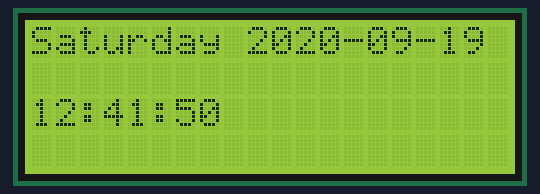
A sketch run on a simulated Arduino Uno, built with avr-gcc and run on an emulated ATmega328P. Parts: 20×4 character LCD. The local clock reads 2024-03-15 10:24:30 at power-on unless the sketch sets it.

Above: at 0.2 s.
At 4.3 s:
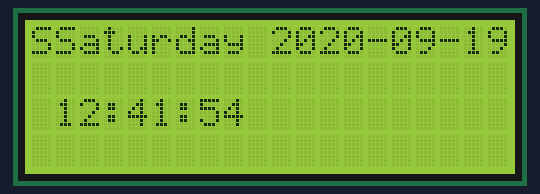
At 9.5 s:
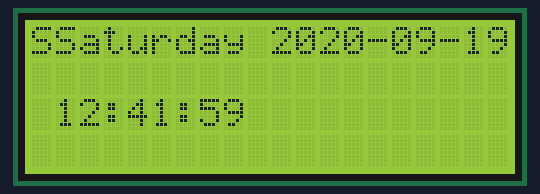
At 19.8 s:
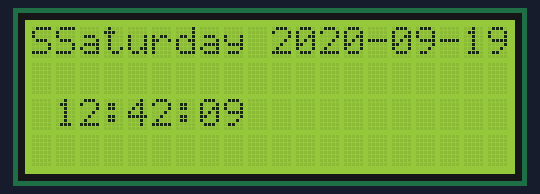
At 28.0 s:
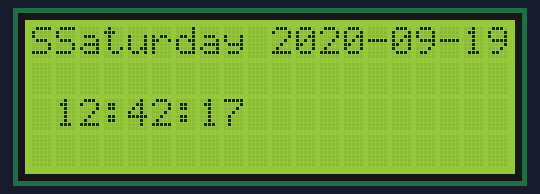
At 38.3 s:
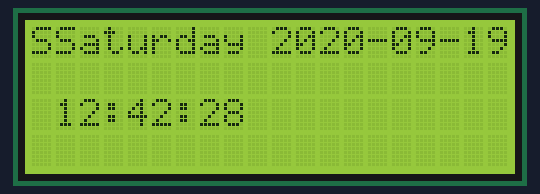

Measured:
- what the display in image 1 shows lasts 1.0 s, from 4.3 s to 5.3 s

The sketch:

LCD_CLOCK_BY_SHONJIT.ino
```cpp
// (licence header left out)
#include <stdio.h>
#include <DS1302.h>
#include <Wire.h>
#include <LiquidCrystal_I2C.h>

LiquidCrystal_I2C lcd(0x27,20,4);

namespace {

// Set the appropriate digital I/O pin connections. These are the pin
// assignments for the Arduino as well for as the DS1302 chip. See the DS1302
// datasheet:
//
//   http://datasheets.maximintegrated.com/en/ds/DS1302.pdf
const int kCePin   = 5;  // Chip Enable
const int kIoPin   = 6;  // Input/Output
const int kSclkPin = 7;  // Serial Clock

// Create a DS1302 object.
DS1302 rtc(kCePin, kIoPin, kSclkPin);

String dayAsString(const Time::Day day) {
  switch (day) {
    case Time::kSunday: return "Sunday";
    case Time::kMonday: return "Monday";
    case Time::kTuesday: return "Tuesday";
    case Time::kWednesday: return "Wednesday";
    case Time::kThursday: return "Thursday";
    case Time::kFriday: return "Friday";
    case Time::kSaturday: return "Saturday";
  }
  return "(unknown day)";
}

void printTime() {

  // Get the current time and date from the chip.
  Time t = rtc.time();

  // Name the day of the week.
  const String day = dayAsString(t.day);

  // Format the time and date and insert into the temporary buffer.
  char buf[50];
  snprintf(buf, sizeof(buf), "%s %04d-%02d-%02d %02d:%02d:%02d",
           day.c_str(),
           t.yr, t.mon, t.date,
           t.hr, t.min, t.sec);

  // Print the formatted string to serial so we can see the time.
  lcd.print(buf);
  lcd.setCursor(1,0);

}

}  // namespace

void setup() {
   lcd.init();                      // initialize the lcd
  lcd.init();
  // Print a message to the LCD.
  lcd.backlight();
  Serial.begin(9600);

  // Initialize a new chip by turning off write protection and clearing the
  // clock halt flag. These methods needn't always be called. See the DS1302
  // datasheet for details.
  rtc.writeProtect(false);
  rtc.halt(false);

  // Make a new time object to set the date and time.
  // Sunday, September 22, 2013 at 01:38:50.
  Time t(2020, 9, 19, 12, 41, 50, Time::kSaturday);

  // Set the time and date on the chip.
  rtc.time(t);
}

// Loop and print the time every second.
void loop() {
  printTime();
  delay(1000);
}
```
